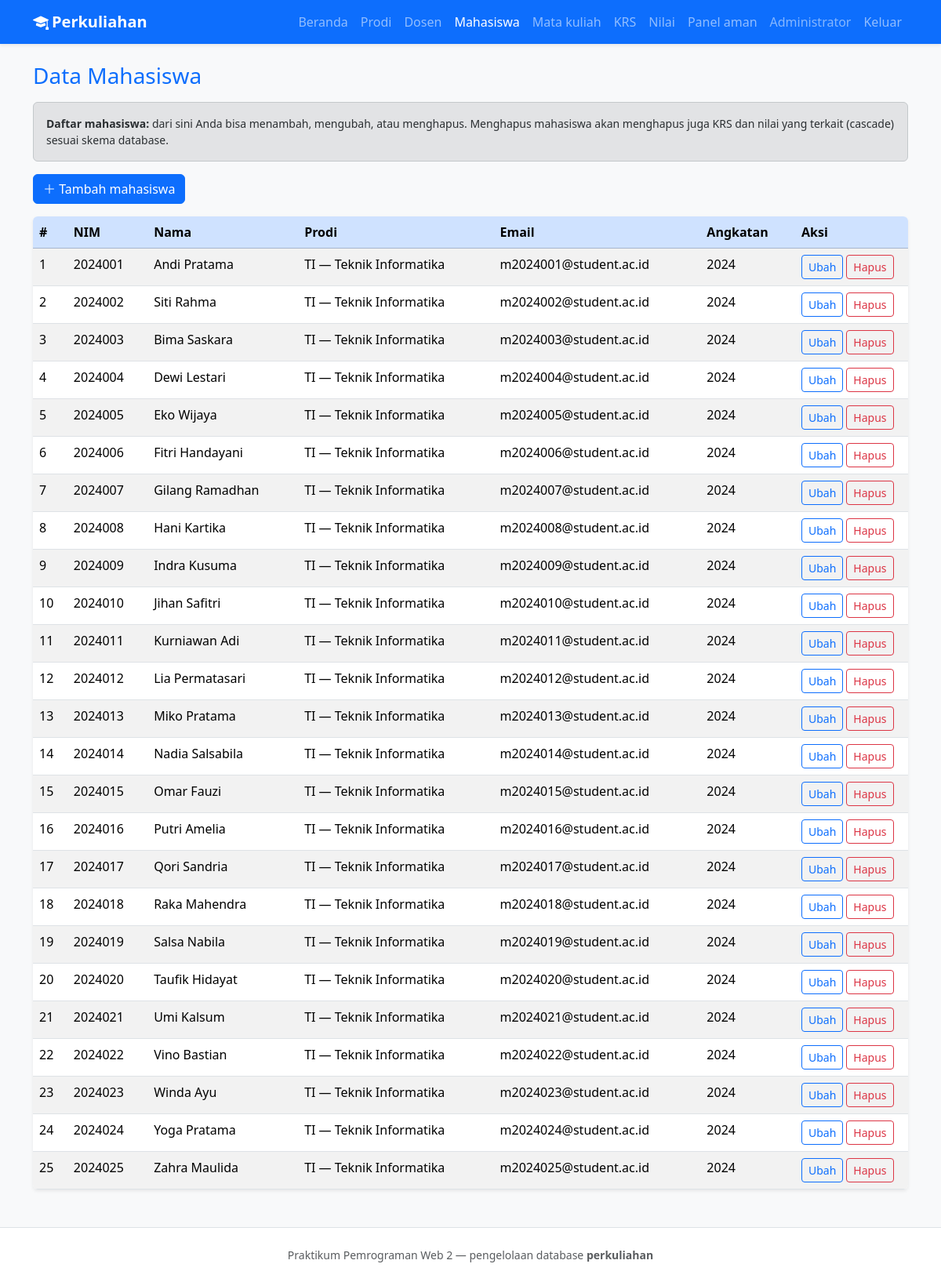
/mahasiswa.php (signed in), run on the app's committed database.
### tables this page shows
CREATE TABLE mahasiswa (
  id_mahasiswa INT UNSIGNED NOT NULL AUTO_INCREMENT,
  nim VARCHAR(20) NOT NULL,
  nama VARCHAR(120) NOT NULL,
  email VARCHAR(120) DEFAULT NULL,
  angkatan YEAR NOT NULL,
  id_prodi INT UNSIGNED NOT NULL,
  created_at TIMESTAMP NOT NULL DEFAULT CURRENT_TIMESTAMP,
  PRIMARY KEY (id_mahasiswa),
  UNIQUE KEY uq_mahasiswa_nim (nim),
  KEY idx_mahasiswa_prodi (id_prodi),
  CONSTRAINT fk_mahasiswa_prodi
    FOREIGN KEY (id_prodi) REFERENCES prodi (id_prodi)
    ON UPDATE CASCADE ON DELETE RESTRICT
);

CREATE TABLE prodi (
  id_prodi INT UNSIGNED NOT NULL AUTO_INCREMENT,
  kode_prodi VARCHAR(20) NOT NULL,
  nama_prodi VARCHAR(160) NOT NULL,
  created_at TIMESTAMP NOT NULL DEFAULT CURRENT_TIMESTAMP,
  PRIMARY KEY (id_prodi),
  UNIQUE KEY uq_prodi_kode (kode_prodi)
);

### includes/fungsi.php (called while the page is built, shortened)
<?php
function h(?string $teks): string
{
    return htmlspecialchars((string) $teks, ENT_QUOTES, 'UTF-8');
}

### mahasiswa.php (the view, shortened to what this page needs)
<?php
require_once __DIR__ . '/config/database.php';
require_once __DIR__ . '/includes/fungsi.php';
$aksiGet = $_GET['aksi'] ?? 'daftar';
$barisEdit = null;
$prodiPilihan = $pdo->query('SELECT id_prodi, kode_prodi, nama_prodi FROM prodi ORDER BY kode_prodi ASC')->fetchAll(PDO::FETCH_ASSOC);
$daftar = $pdo->query(
    'SELECT m.*, p.kode_prodi, p.nama_prodi
     FROM mahasiswa m
     INNER JOIN prodi p ON p.id_prodi = m.id_prodi
     ORDER BY m.nim ASC'
)->fetchAll(PDO::FETCH_ASSOC);
require_once __DIR__ . '/includes/header.php';
?>
<?php if ($aksiGet === 'tambah' || ($aksiGet === 'ubah' && $barisEdit)) : ?>
    <div class="alert alert-info small" role="note">
        <strong>Petunjuk:</strong> NIM harus unik. Pilih program studi. Angkatan diisi tahun empat digit (contoh: 2024). Email boleh dikosongkan.
    </div>
    <div class="card shadow-sm border-0">
        <div class="card-body">
            <form method="post" class="row g-3" action="mahasiswa.php">
                <input type="hidden" name="aksi" value="<?= $aksiGet === 'tambah' ? 'simpan_tambah' : 'simpan_ubah' ?>">
                <?php if ($aksiGet === 'ubah' && $barisEdit) : ?>
                    <input type="hidden" name="id_mahasiswa" value="<?= (int) $barisEdit['id_mahasiswa'] ?>">
                <?php endif; ?>
                <div class="col-md-4">
                    <label class="form-label" for="nim">NIM</label>
                    <input class="form-control" id="nim" name="nim" required maxlength="20"
                           value="<?= $barisEdit ? h((string) $barisEdit['nim']) : '' ?>">
                </div>
                <div class="col-md-8">
                    <label class="form-label" for="nama">Nama lengkap</label>
                    <input class="form-control" id="nama" name="nama" required maxlength="120"
                           value="<?= $barisEdit ? h((string) $barisEdit['nama']) : '' ?>">
                </div>
                <div class="col-12">
                    <label class="form-label" for="id_prodi">Program studi</label>
                    <select class="form-select" id="id_prodi" name="id_prodi" required <?= $prodiPilihan === [] ? 'disabled' : '' ?>>
                        <option value="">— pilih prodi —</option>
                        <?php foreach ($prodiPilihan as $p) : ?>
                            <?php $sel = $barisEdit && (int) $barisEdit['id_prodi'] === (int) $p['id_prodi'] ? ' selected' : ''; ?>
                            <option value="<?= (int) $p['id_prodi'] ?>"<?= $sel ?>><?= h((string) $p['kode_prodi']) ?> — <?= h((string) $p['nama_prodi']) ?></option>
                        <?php endforeach; ?>
                    </select>
                </div>
                <div class="col-md-6">
                    <label class="form-label" for="email">Email (opsional)</label>
                    <input class="form-control" id="email" name="email" type="email" maxlength="120"
                           value="<?= $barisEdit ? h((string) ($barisEdit['email'] ?? '')) : '' ?>">
                </div>
                <div class="col-md-6">
                    <label class="form-label" for="angkatan">Angkatan (tahun)</label>
                    <input class="form-control" id="angkatan" name="angkatan" type="number" required min="2000" max="2100"
                           value="<?= $barisEdit ? (int) $barisEdit['angkatan'] : 2024 ?>">
                </div>
                <div class="col-12 d-flex gap-2">
                    <button type="submit" class="btn btn-primary" <?= $prodiPilihan === [] ? 'disabled' : '' ?>>Simpan</button>
                    <a class="btn btn-outline-secondary" href="mahasiswa.php">Batal</a>
                </div>
            </form>
        </div>
    </div>
<?php else : ?>
    <div class="alert alert-secondary small" role="note">
        <strong>Daftar mahasiswa:</strong> dari sini Anda bisa menambah, mengubah, atau menghapus. Menghapus mahasiswa akan menghapus
        juga KRS dan nilai yang terkait (cascade) sesuai skema database.
    </div>
    <p><a class="btn btn-primary" href="mahasiswa.php?aksi=tambah"><i class="bi bi-plus-lg"></i> Tambah mahasiswa</a></p>
    <div class="table-responsive card border-0 shadow-sm">
        <table class="table table-striped table-hover mb-0">
            <thead class="table-primary">
            <tr>
                <th scope="col">#</th>
                <th scope="col">NIM</th>
                <th scope="col">Nama</th>
                <th scope="col">Prodi</th>
                <th scope="col">Email</th>
                <th scope="col">Angkatan</th>
                <th scope="col" style="width: 9rem">Aksi</th>
            </tr>
            </thead>
            <tbody>
            <?php if ($daftar === []) : ?>
                <tr><td colspan="7" class="text-center text-muted py-4">Belum ada data mahasiswa.</td></tr>
            <?php else : ?>
                <?php foreach ($daftar as $i => $r) : ?>
                    <tr>
                        <td><?= $i + 1 ?></td>
                        <td><?= h((string) $r['nim']) ?></td>
                        <td><?= h((string) $r['nama']) ?></td>
                        <td><?= h((string) $r['kode_prodi']) ?> — <?= h((string) $r['nama_prodi']) ?></td>
                        <td><?= h((string) ($r['email'] ?? '')) ?></td>
                        <td><?= (int) $r['angkatan'] ?></td>
                        <td class="d-flex flex-wrap gap-1">
                            <a class="btn btn-sm btn-outline-primary" href="mahasiswa.php?aksi=ubah&id=<?= (int) $r['id_mahasiswa'] ?>">Ubah</a>
                            <form method="post" action="mahasiswa.php" class="d-inline" onsubmit="return confirm('Yakin menghapus mahasiswa ini beserta KRS/nilai terkait?');">
                                <button type="submit" class="btn btn-sm btn-outline-danger">Hapus</button>
                            </form>
                        </td>
                    </tr>
                <?php endforeach; ?>
            <?php endif; ?>
            </tbody>
        </table>
    </div>
<?php endif; ?>
<?php require_once __DIR__ . '/includes/footer.php'; ?>

### data on the page
mahasiswa: nim "2024001", nama "Andi Pratama", id_prodi.kode_prodi "TI", id_prodi.nama_prodi "Teknik Informatika", email "m2024001@student.ac.id", angkatan "2024"
mahasiswa: nim "2024002", nama "Siti Rahma", id_prodi.kode_prodi "TI", id_prodi.nama_prodi "Teknik Informatika", email "m2024002@student.ac.id", angkatan "2024"
mahasiswa: nim "2024003", nama "Bima Saskara", id_prodi.kode_prodi "TI", id_prodi.nama_prodi "Teknik Informatika", email "m2024003@student.ac.id", angkatan "2024"
mahasiswa: nim "2024004", nama "Dewi Lestari", id_prodi.kode_prodi "TI", id_prodi.nama_prodi "Teknik Informatika", email "m2024004@student.ac.id", angkatan "2024"
mahasiswa: nim "2024005", nama "Eko Wijaya", id_prodi.kode_prodi "TI", id_prodi.nama_prodi "Teknik Informatika", email "m2024005@student.ac.id", angkatan "2024"
mahasiswa: nim "2024006", nama "Fitri Handayani", id_prodi.kode_prodi "TI", id_prodi.nama_prodi "Teknik Informatika", email "m2024006@student.ac.id", angkatan "2024"
mahasiswa: nim "2024007", nama "Gilang Ramadhan", id_prodi.kode_prodi "TI", id_prodi.nama_prodi "Teknik Informatika", email "m2024007@student.ac.id", angkatan "2024"
mahasiswa: nim "2024008", nama "Hani Kartika", id_prodi.kode_prodi "TI", id_prodi.nama_prodi "Teknik Informatika", email "m2024008@student.ac.id", angkatan "2024"
mahasiswa: nim "2024009", nama "Indra Kusuma", id_prodi.kode_prodi "TI", id_prodi.nama_prodi "Teknik Informatika", email "m2024009@student.ac.id", angkatan "2024"
mahasiswa: nim "2024010", nama "Jihan Safitri", id_prodi.kode_prodi "TI", id_prodi.nama_prodi "Teknik Informatika", email "m2024010@student.ac.id", angkatan "2024"
mahasiswa: nim "2024011", nama "Kurniawan Adi", id_prodi.kode_prodi "TI", id_prodi.nama_prodi "Teknik Informatika", email "m2024011@student.ac.id", angkatan "2024"
mahasiswa: nim "2024012", nama "Lia Permatasari", id_prodi.kode_prodi "TI", id_prodi.nama_prodi "Teknik Informatika", email "m2024012@student.ac.id", angkatan "2024"
mahasiswa: nim "2024013", nama "Miko Pratama", id_prodi.kode_prodi "TI", id_prodi.nama_prodi "Teknik Informatika", email "m2024013@student.ac.id", angkatan "2024"
mahasiswa: nim "2024014", nama "Nadia Salsabila", id_prodi.kode_prodi "TI", id_prodi.nama_prodi "Teknik Informatika", email "m2024014@student.ac.id", angkatan "2024"
mahasiswa: nim "2024015", nama "Omar Fauzi", id_prodi.kode_prodi "TI", id_prodi.nama_prodi "Teknik Informatika", email "m2024015@student.ac.id", angkatan "2024"
mahasiswa: nim "2024016", nama "Putri Amelia", id_prodi.kode_prodi "TI", id_prodi.nama_prodi "Teknik Informatika", email "m2024016@student.ac.id", angkatan "2024"
mahasiswa: nim "2024017", nama "Qori Sandria", id_prodi.kode_prodi "TI", id_prodi.nama_prodi "Teknik Informatika", email "m2024017@student.ac.id", angkatan "2024"
mahasiswa: nim "2024018", nama "Raka Mahendra", id_prodi.kode_prodi "TI", id_prodi.nama_prodi "Teknik Informatika", email "m2024018@student.ac.id", angkatan "2024"
mahasiswa: nim "2024019", nama "Salsa Nabila", id_prodi.kode_prodi "TI", id_prodi.nama_prodi "Teknik Informatika", email "m2024019@student.ac.id", angkatan "2024"
mahasiswa: nim "2024020", nama "Taufik Hidayat", id_prodi.kode_prodi "TI", id_prodi.nama_prodi "Teknik Informatika", email "m2024020@student.ac.id", angkatan "2024"
mahasiswa: nim "2024021", nama "Umi Kalsum", id_prodi.kode_prodi "TI", id_prodi.nama_prodi "Teknik Informatika", email "m2024021@student.ac.id", angkatan "2024"
mahasiswa: nim "2024022", nama "Vino Bastian", id_prodi.kode_prodi "TI", id_prodi.nama_prodi "Teknik Informatika", email "m2024022@student.ac.id", angkatan "2024"
mahasiswa: nim "2024023", nama "Winda Ayu", id_prodi.kode_prodi "TI", id_prodi.nama_prodi "Teknik Informatika", email "m2024023@student.ac.id", angkatan "2024"
mahasiswa: nim "2024024", nama "Yoga Pratama", id_prodi.kode_prodi "TI", id_prodi.nama_prodi "Teknik Informatika", email "m2024024@student.ac.id", angkatan "2024"
mahasiswa: nim "2024025", nama "Zahra Maulida", id_prodi.kode_prodi "TI", id_prodi.nama_prodi "Teknik Informatika", email "m2024025@student.ac.id", angkatan "2024"

### other printed values
$penggunaNav['nama_tampilan'] "Administrator"
$judulHalaman "Data Mahasiswa"
